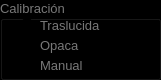
   <widget class="QGroupBox" name="automatica">
    <property name="enabled">
     <bool>false</bool>
    </property>
    <property name="geometry">
     <rect>
      <x>230</x>
      <y>330</y>
      <width>161</width>
      <height>80</height>
     </rect>
    </property>
    <property name="palette">
     <palette>
      <active>
       <colorrole role="WindowText">
        <brush brushstyle="SolidPattern">
         <color alpha="255">
          <red>255</red>
          <green>255</green>
          <blue>255</blue>
         </color>
        </brush>
       </colorrole>
       <colorrole role="Text">
        <brush brushstyle="SolidPattern">
         <color alpha="255">
          <red>255</red>
          <green>255</green>
          <blue>255</blue>
         </color>
        </brush>
       </colorrole>
       <colorrole role="BrightText">
        <brush brushstyle="SolidPattern">
         <color alpha="255">
          <red>0</red>
          <green>0</green>
          <blue>0</blue>
         </color>
        </brush>
       </colorrole>
       <colorrole role="Base">
        <brush brushstyle="SolidPattern">
         <color alpha="255">
          <red>0</red>
          <green>0</green>
          <blue>0</blue>
         </color>
        </brush>
       </colorrole>
       <colorrole role="Window">
        <brush brushstyle="SolidPattern">
         <color alpha="255">
          <red>0</red>
          <green>0</green>
          <blue>0</blue>
         </color>
        </brush>
       </colorrole>
       <colorrole role="AlternateBase">
        <brush brushstyle="SolidPattern">
         <color alpha="255">
          <red>0</red>
          <green>0</green>
          <blue>0</blue>
         </color>
        </brush>
       </colorrole>
       <colorrole role="ToolTipBase">
        <brush brushstyle="SolidPattern">
         <color alpha="255">
          <red>0</red>
          <green>0</green>
          <blue>0</blue>
         </color>
        </brush>
       </colorrole>
      </active>
      <inactive>
       <colorrole role="WindowText">
        <brush brushstyle="SolidPattern">
         <color alpha="255">
          <red>255</red>
          <green>255</green>
          <blue>255</blue>
         </color>
        </brush>
       </colorrole>
       <colorrole role="Text">
        <brush brushstyle="SolidPattern">
         <color alpha="255">
          <red>255</red>
          <green>255</green>
          <blue>255</blue>
         </color>
        </brush>
       </colorrole>
       <colorrole role="BrightText">
        <brush brushstyle="SolidPattern">
         <color alpha="255">
          <red>0</red>
          <green>0</green>
          <blue>0</blue>
         </color>
        </brush>
       </colorrole>
       <colorrole role="Base">
        <brush brushstyle="SolidPattern">
         <color alpha="255">
          <red>0</red>
          <green>0</green>
          <blue>0</blue>
         </color>
        </brush>
       </colorrole>
       <colorrole role="Window">
        <brush brushstyle="SolidPattern">
         <color alpha="255">
          <red>0</red>
          <green>0</green>
          <blue>0</blue>
         </color>
        </brush>
       </colorrole>
       <colorrole role="AlternateBase">
        <brush brushstyle="SolidPattern">
         <color alpha="255">
          <red>0</red>
          <green>0</green>
          <blue>0</blue>
         </color>
        </brush>
       </colorrole>
       <colorrole role="ToolTipBase">
        <brush brushstyle="SolidPattern">
         <color alpha="255">
          <red>0</red>
          <green>0</green>
          <blue>0</blue>
         </color>
        </brush>
       </colorrole>
      </inactive>
      <disabled>
       <colorrole role="WindowText">
        <brush brushstyle="SolidPattern">
         <color alpha="255">
          <red>120</red>
          <green>120</green>
          <blue>120</blue>
         </color>
        </brush>
       </colorrole>
       <colorrole role="Text">
        <brush brushstyle="SolidPattern">
         <color alpha="255">
          <red>120</red>
          <green>120</green>
          <blue>120</blue>
         </color>
        </brush>
       </colorrole>
       <colorrole role="BrightText">
        <brush brushstyle="SolidPattern">
         <color alpha="255">
          <red>0</red>
          <green>0</green>
          <blue>0</blue>
         </color>
        </brush>
       </colorrole>
       <colorrole role="Base">
        <brush brushstyle="SolidPattern">
         <color alpha="255">
          <red>0</red>
          <green>0</green>
          <blue>0</blue>
         </color>
        </brush>
       </colorrole>
       <colorrole role="Window">
        <brush brushstyle="SolidPattern">
         <color alpha="255">
          <red>0</red>
          <green>0</green>
          <blue>0</blue>
         </color>
        </brush>
       </colorrole>
       <colorrole role="AlternateBase">
        <brush brushstyle="SolidPattern">
         <color alpha="255">
          <red>0</red>
          <green>0</green>
          <blue>0</blue>
         </color>
        </brush>
       </colorrole>
       <colorrole role="ToolTipBase">
        <brush brushstyle="SolidPattern">
         <color alpha="255">
          <red>0</red>
          <green>0</green>
          <blue>0</blue>
         </color>
        </brush>
       </colorrole>
      </disabled>
     </palette>
    </property>
    <property name="font">
     <font>
      <pointsize>10</pointsize>
     </font>
    </property>
    <property name="title">
     <string>Calibración</string>
    </property>
    <widget class="QRadioButton" name="muestra_traslucida">
     <property name="geometry">
      <rect>
       <x>20</x>
       <y>15</y>
       <width>111</width>
       <height>21</height>
      </rect>
     </property>
     <property name="text">
      <string>Traslucida</string>
     </property>
     <property name="checked">
      <bool>false</bool>
     </property>
    </widget>
    <widget class="QRadioButton" name="muestra_opaca">
     <property name="geometry">
      <rect>
       <x>20</x>
       <y>35</y>
       <width>82</width>
       <height>21</height>
      </rect>
     </property>
     <property name="text">
      <string>Opaca</string>
     </property>
    </widget>
    <widget class="QRadioButton" name="selec_manual">
     <property name="geometry">
      <rect>
       <x>20</x>
       <y>55</y>
       <width>82</width>
       <height>21</height>
      </rect>
     </property>
     <property name="text">
      <string>Manual</string>
     </property>
     <property name="checkable">
      <bool>true</bool>
     </property>
     <property name="checked">
      <bool>false</bool>
     </property>
     <property name="autoExclusive">
      <bool>true</bool>
     </property>
    </widget>
   </widget>
